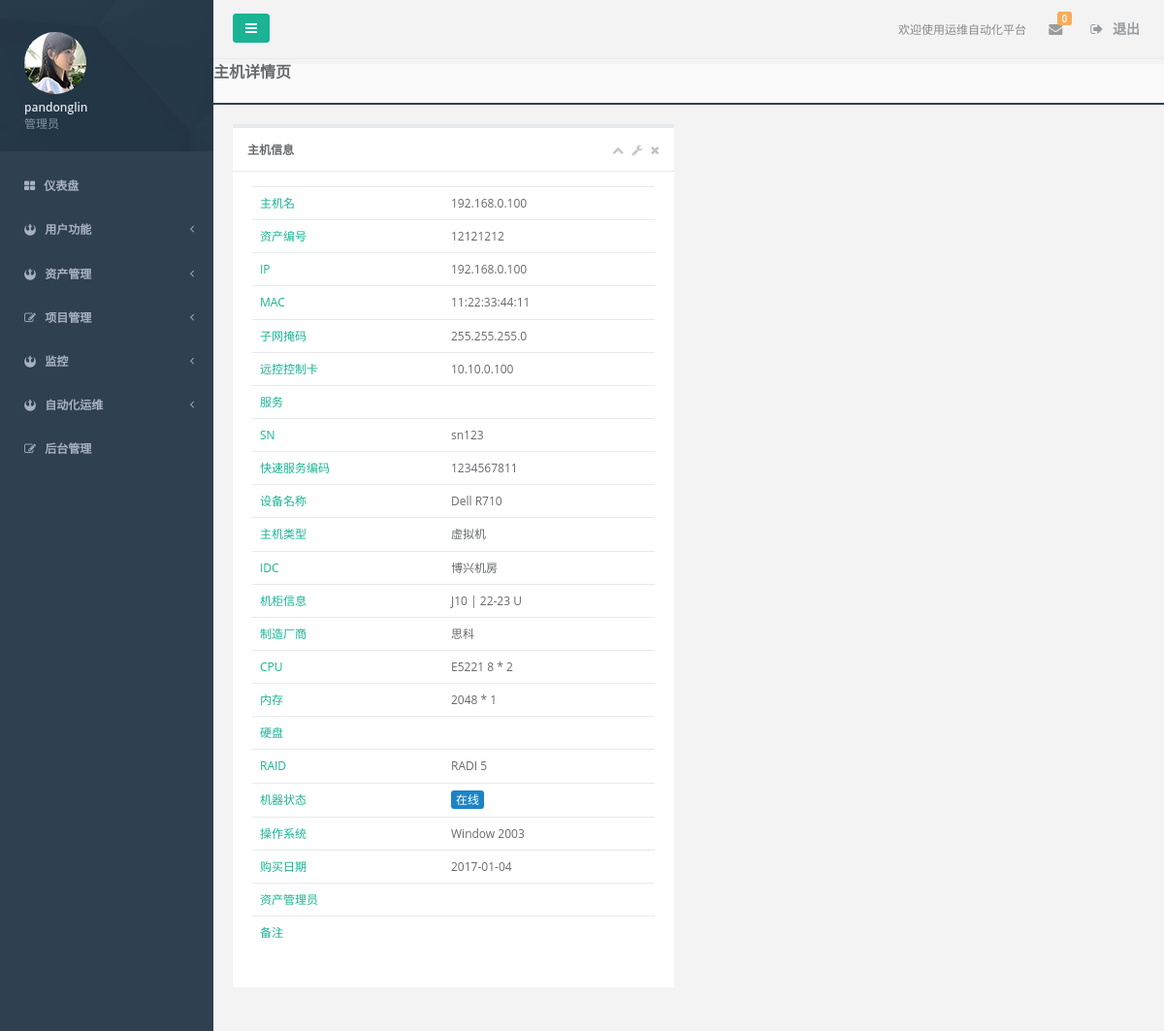
The app's page /assets/host_detail/?id=1 (signed in) with its own data.
### accounts/models.py (models this page shows, shortened)
class UserProfile(AbstractBaseUser):
    email = models.EmailField(
        verbose_name='email address',
        max_length=255,
        unique=True,
    )
    is_active = models.BooleanField(default=True)
    is_admin = models.BooleanField(default=False, verbose_name="管理员")
    name = models.CharField(max_length=32, verbose_name="姓名")
    token = models.CharField(max_length=128, blank=True, null=True, verbose_name='用户token')
    user_key = models.CharField(max_length=100, default=RandomCode.random_code(100), verbose_name='用户key')
    department = models.CharField(max_length=32, blank=True, null=True, verbose_name='部门')
    tel = models.CharField(max_length=32, blank=True, null=True, verbose_name='座机')
    mobile = models.CharField(max_length=32, blank=True, null=True,  verbose_name='手机')
    memo = models.TextField(blank=True, null=True, verbose_name='备注')
    USERNAME_FIELD = 'email'
    REQUIRED_FIELDS = ['name']
    objects = UserProfileManager()
    class Meta:
        verbose_name = '用户信息'
        verbose_name_plural = verbose_name

### assets/models.py (models this page shows, shortened)
class Host(models.Model):
    device_type_choices = (
        (0, "Dell R510"),
        (1, "Dell R620"),
        (2, "Dell R710"),
        (3, "Dell R720"),
        (4, "Dell R720xd"),
        )
    raid_type_choices = (
        (0, 'RADI 0'),
        (1, 'RADI 1'),
        (2, 'RADI 5'),
        (3, 'RADI 10'),
    )
    status_choices = (
        (0, "在线"),
        (1, "下线"),
        (2, "故障"),
        (3, "备用"),
        (4, "未知"),
    )
    hostname = models.CharField(max_length=64, unique=True, verbose_name="主机名")
    sn = models.CharField(max_length=64, unique=True, verbose_name="sn")
    number = models.CharField(max_length=64, null=True, blank=True, verbose_name='资产编号')
    qs = models.CharField(max_length=64, null=True, blank=True, verbose_name="快速服务代码")
    asset_name = models.SmallIntegerField(choices=device_type_choices, default=3, verbose_name='设备名称')
    os_type = models.ForeignKey('System', null=True, blank=True, verbose_name="操作系统")
    manufactory = models.ForeignKey('Manufactory', null=True, blank=True, verbose_name="制造厂商")
    raid_type = models.SmallIntegerField(choices=raid_type_choices, default=3, verbose_name="RAID类型")
    management_ip = models.GenericIPAddressField(unique=True, null=True, blank=True, verbose_name='管理IP')
    idc = models.ForeignKey('IDC', null=True, blank=True, verbose_name='IDC机房')
    cabinet = models.CharField(max_length=32, null=True, blank=True, verbose_name='机柜号')
    host_cabinet_id = models.CharField(max_length=32, null=True, blank=True, verbose_name='机器位置')
    status = models.SmallIntegerField(choices=status_choices, default=0, verbose_name="设备状态")
    is_virtual = models.BooleanField(default=False, verbose_name="虚拟机")
    parent_host = models.ForeignKey('self', related_name='parent_level', null=True, blank=True, verbose_name="宿主机")
    admin = models.CharField(max_length=32, null=True, blank=True, verbose_name='资产管理员')
    buy_date = models.DateField(null=True, blank=True, verbose_name="购买时间")
    create_date = models.DateTimeField(blank=True, auto_now_add=True, verbose_name="创建时间")
    update_date = models.DateTimeField(blank=True, auto_now=True, verbose_name="最近修改时间")
    memo = models.TextField(null=True, blank=True, verbose_name='备注')
    class Meta:
        verbose_name = "主机"
        verbose_name_plural = verbose_name

class NIC(models.Model):
    host = models.ForeignKey('Host', related_name='nic')
    name = models.CharField(max_length=64, blank=True, null=True, verbose_name='网卡名')
    slot = models.CharField(max_length=64, blank=True, null=True, verbose_name='插口')
    macaddress = models.CharField(max_length=64, unique=True, verbose_name='MAC')
    ipaddress = models.GenericIPAddressField(blank=True, null=True, verbose_name='IP')
    netmask = models.GenericIPAddressField(blank=True, null=True, verbose_name='子网掩码')
    create_date = models.DateTimeField(blank=True, auto_now_add=True)
    update_date = models.DateTimeField(blank=True, null=True, verbose_name="更新时间")
    memo = models.TextField(blank=True, null=True, verbose_name='备注')
    auto_create_fields = ['name', 'slot', 'sn', 'model', 'macaddress', 'ipaddress', 'netmask', 'bonding']
    class Meta:
        verbose_name = '网卡'
        verbose_name_plural = verbose_name
        unique_together = ("host", "name")

class IDC(models.Model):
    name = models.CharField(max_length=64, verbose_name='IDC名称')
    staff = models.CharField(max_length=32, verbose_name='客服')
    phone = models.CharField(max_length=32, verbose_name="IDC联系电话")
    address = models.CharField(max_length=128, verbose_name="IDC地址")
    memo = models.CharField(max_length=128, null=True, blank=True, verbose_name='备注')
    class Meta:
        unique_together = ('name', 'staff')
        verbose_name = 'IDC'
        verbose_name_plural = verbose_name

class Manufactory(models.Model):
    name = models.CharField(max_length=64, blank=True, null=True, verbose_name='制造厂商')
    staff = models.CharField(max_length=32, blank=True, null=True, verbose_name='售后联系方式')
    memo = models.TextField(blank=True, null=True, verbose_name='备注')
    class Meta:
        verbose_name = '制造厂商'
        verbose_name_plural = verbose_name

class CPU(models.Model):
    host = models.OneToOneField('Host', related_name='cpu')
    model = models.CharField(max_length=128, blank=True, null=True, verbose_name='CPU型号')
    cpu_count = models.SmallIntegerField('物理CPU个数')
    cpu_core_count = models.SmallIntegerField('CPU核数')
    memo = models.TextField(null=True, blank=True, verbose_name='备注')
    class Meta:
        verbose_name = 'CPU'
        verbose_name_plural = verbose_name

class RAM(models.Model):
    host = models.ForeignKey('Host', related_name='ram')
    sn = models.CharField(max_length=128, blank=True, null=True, verbose_name='SN号')
    model = models.CharField(max_length=128, verbose_name='型号')
    slot = models.CharField(max_length=64, verbose_name='插槽')
    capacity = models.IntegerField('内存大小(MB)')
    memo = models.TextField(blank=True, null=True, verbose_name='备注')
    update_date = models.DateTimeField(blank=True, null=True, verbose_name="更新时间")
    auto_create_fields = ['sn', 'slot', 'model', 'capacity']
    class Meta:
        verbose_name = '内存'
        verbose_name_plural = verbose_name
        unique_together = ("host", "slot")

class System(models.Model):
    system_os_choice = (
        (0, "Centos"),
        (1, "Window"),
    )
    name = models.SmallIntegerField(choices=system_os_choice, default=0, verbose_name="系统类型")
    version = models.CharField(max_length=32, verbose_name="系统版本号")
    def __str__(self):
        if self.name == 0:
            return "Centos %s" % self.version
        else:
            return "Window %s" % self.version
    class Meta:
        verbose_name = "操作系统"
        verbose_name_plural = verbose_name

### assets/views.py (the view)
@login_required
def host_detail(request):
    host_id = request.GET.get('id', None)
    status = models.Host.status_choices
    if host_id:
        host_obj = get_object_or_404(models.Host, id=host_id)
    return render(request, 'assets/host_detail.html', locals())

### templates/assets/host_detail.html (shortened to what this page needs)
{% extends 'base.html' %}
{% block content %}
<div class="content-tabs">
    <h3><strong>主机详情页</strong></h3>
</div>
<div class="wrapper wrapper-content animated fadeInRight">
    <div class="row">
        <div class="col-lg-6">
            <div class="ibox float-e-margins">
                <div class="ibox-title">
                    <span class="text text-primary"><b>主机信息</b></span>
                    <div class="ibox-tools">
                        <a class="collapse-link">
                            <i class="fa fa-chevron-up"></i>
                        </a>
                        <a class="dropdown-toggle" data-toggle="dropdown" href="#">
                            <i class="fa fa-wrench"></i>
                        </a>
                        <a class="close-link">
                            <i class="fa fa-times"></i>
                        </a>
                    </div>
                </div>
                <div class="ibox-content">
                    <div>
                        <div class="text-left">
                            <table class="table">
                                <tbody>
                                <tr>
                                    <td class="text-navy">主机名</td>
                                    <td>{{ host_obj.hostname }}</td>
                                </tr>
                                <tr>
                                    <td class="text-navy">资产编号</td>
                                    <td>{{ host_obj.number }} </td>
                                </tr>
                                <tr>
                                    <td class="text-navy">IP</td>
                                    <td>{% for i in host_obj.nic.all %} {{ i.ipaddress }} {% endfor %} </td>
                                </tr>
                                <tr>
                                    <td class="text-navy">MAC</td>
                                    <td>{% for i in host_obj.nic.all %} {{ i.macaddress }} {% endfor %}</td>
                                </tr>
                                <tr>
                                    <td class="text-navy">子网掩码</td>
                                    <td>{% for i in host_obj.nic.all %} {{ i.netmask }} {% endfor %}</td>
                                </tr>
                                <tr>
                                    <td class="text-navy">远控控制卡</td>
                                    <td>{{ host_obj.management_ip }}</td>
                                </tr>
                                <tr>
                                    <td class="text-navy">服务</td>
                                    <td>
                                    </td>
                                </tr>
                                <tr>
                                    <td class="text-navy">SN</td>
                                    <td>{{ host_obj.sn }}</td>
                                </tr>
                                <tr>
                                    <td class="text-navy">快速服务编码</td>
                                    <td>{{ host_obj.qs }} </td>
                                </tr>
                                <tr>
                                    <td class="text-navy">设备名称</td>
                                    <td>{{ host_obj.get_asset_name_display }}</td>
                                </tr>
                                <tr>
                                    <td class="text-navy">主机类型</td>
                                    {% if host_obj.is_virtual %}
                                        <td>虚拟机</td>
                                    {% else %}
                                        <td>物理机</td>
                                    {% endif %}
                                </tr>
                                <tr>
                                    <td class="text-navy">IDC</td>
                                    <td>{{ host_obj.idc.name }}</td>
                                </tr>
                                <tr>
                                    <td class="text-navy">机柜信息</td>
                                    <td>{{ host_obj.cabinet }} | {{ host_obj.host_cabinet_id }} U</td>
                                </tr>
                                <tr>
                                    <td class="text-navy">制造厂商</td>
                                    <td>{{ host_obj.manufactory.name }}</td>
                                </tr>
                                <tr>
                                    <td class="text-navy">CPU</td>
                                    <td>{{ host_obj.cpu.model}} {{ host_obj.cpu.cpu_core_count }} * {{ host_obj.cpu.cpu_count }}</td>
                                </tr>
                                <tr>
                                    <td class="text-navy">内存</td>
                                    <td>{% for i in host_obj.ram.all %} {% if forloop.last %} {{ i.capacity }} * {{ forloop.counter }} {% endif %}{% endfor %}</td>
                                </tr>
                                <tr>
                                    <td class="text-navy">硬盘</td>
                                    <td> </td>
                                </tr>
                                <tr>
                                    <td class="text-navy">RAID</td>
                                    <td> {{ host_obj.get_raid_type_display }}</td>
                                </tr>
                                <tr>
                                    <td class="text-navy">机器状态</td>
                                    <td class="">
                                        {% if host_obj.status == 0 %}
                                            <span class="btn-xs btn-success">{{ host_obj.get_status_display }}</span>
                                        {% else %}
                                            <span class="btn-xs btn-danger">{{ host_obj.get_status_display }}</span>
                                        {% endif %}
                                    </td>
                                </tr>
                                <tr>
                                    <td class="text-navy">操作系统</td>
                                    <td>{{ host_obj.os_type }}</td>
                                </tr>
                                <tr>
                                    <td class="text-navy">购买日期</td>
                                    <td>{{ host_obj.buy_date|date:'Y-m-d' }}</td>
                                </tr>
                                <tr>
                                    <td class="text-navy">资产管理员</td>
                                    <td>{{ host_obj.admin }}</td>
                                </tr>
                                <tr>
                                    <td class="text-navy">备注</td>
                                    <td>{{ host_obj.memo }}</td>
                                </tr>
                                </tbody>
                            </table>
                        </div>
                    </div>
                </div>
            </div>
        </div>
    </div>
</div>
{% endblock %}

### templates/base.html (shortened to what this page needs)
<!DOCTYPE html>
<html lang="en">
<head>
    <link href="/static/css/bootstrap.min.css" rel="stylesheet">
    <link href="/static/css/font-awesome.min.css" rel="stylesheet">
    <link href="/static/css/animate.min.css" rel="stylesheet">
    <link href="/static/css/style.min.css" rel="stylesheet">
</head>
<body class="fixed-sidebar full-height-layout gray-bg" style="overflow:hidden">
    <div id="wrapper">
        <nav class="navbar-default navbar-static-side" role="navigation">
            <div class="sidebar-collapse">
                <ul class="nav" id="side-menu">
                    <li class="nav-header">
                        <div class="dropdown profile-element">
                            <span><img alt="image" class="img-circle" src="/static/img/profile_small.jpg" /></span>
                            <a data-toggle="dropdown" class="dropdown-toggle" href="#">
                                <span class="clear">
                                <span class="block m-t-xs"><strong class="font-bold">{{ request.user.name }}</strong></span>
                                {%  if request.user.is_admin %}
                                    <span class="text-muted text-xs block">管理员</span>
                                {% else %}
                    iframe_host_list.html                <span class="text-muted text-xs block">{{ request.user.department }}</span>
                                 {% endif %}
                                </span>
                            </a>
                        </div>
                    </li>
                    {% include 'nav_left.html' %}
                    <li style="height: 20px;">
                    </li>
                </ul>
            </div>
        </nav>
        <div id="page-wrapper" class="gray-bg dashbard-1">
            {% include 'nav_right.html' %}
            {% block content %}
            {% endblock %}
        </div>
    </div>
</body>
</html>

### records on screen
UserProfile: user.name "pandonglin"
Host: hostname "192.168.0.100", number "12121212", management_ip "10.10.0.100", sn "sn123", qs "1234567811", asset_name "Dell R710", idc.name "博兴机房", cabinet "J10", host_cabinet_id "22-23", manufactory.name "思科", cpu.model "E5221", cpu.cpu_core_count "8", cpu.cpu_count "2", raid_type "RADI 5", status "在线", os_type "Window 2003", buy_date "2017-01-04"
NIC: ipaddress "192.168.0.100", macaddress "11:22:33:44:11", netmask "255.255.255.0"
RAM: capacity "2048"
